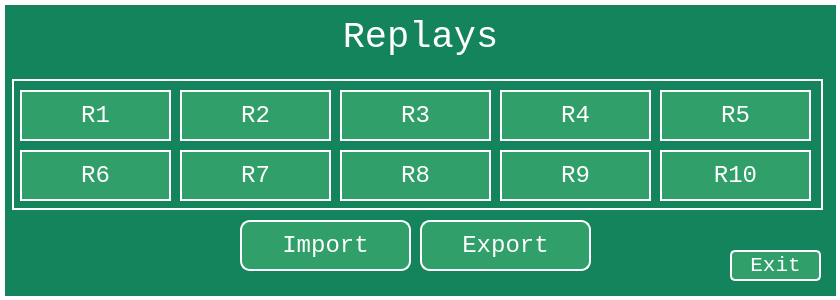
<?xml version="1.0" encoding="UTF-8"?>
<ui version="4.0">
 <class>replay</class>
 <widget class="QWidget" name="replay">
  <property name="geometry">
   <rect>
    <x>0</x>
    <y>0</y>
    <width>840</width>
    <height>300</height>
   </rect>
  </property>
  <property name="windowTitle">
   <string>Form</string>
  </property>
  <property name="styleSheet">
   <string notr="true">background-color: #14845C;</string>
  </property>
  <widget class="QPushButton" name="importBtn">
   <property name="geometry">
    <rect>
     <x>240</x>
     <y>220</y>
     <width>171</width>
     <height>51</height>
    </rect>
   </property>
   <property name="font">
    <font>
     <family>Consolas</family>
     <pointsize>18</pointsize>
    </font>
   </property>
   <property name="styleSheet">
    <string notr="true">QPushButton#importBtn {
	border-radius: 10px;
    background-color: #309F6A;
    color: white;
    border: 2px solid #ffffff;
}

QPushButton#importBtn:hover {
    background-color: #3cb079;
}</string>
   </property>
   <property name="text">
    <string>Import</string>
   </property>
  </widget>
  <widget class="QPushButton" name="exportBtn">
   <property name="geometry">
    <rect>
     <x>420</x>
     <y>220</y>
     <width>171</width>
     <height>51</height>
    </rect>
   </property>
   <property name="font">
    <font>
     <family>Consolas</family>
     <pointsize>18</pointsize>
    </font>
   </property>
   <property name="styleSheet">
    <string notr="true">QPushButton#exportBtn {
	border-radius: 10px;
    background-color: #309F6A;
    color: white;
    border: 2px solid #ffffff;
}

QPushButton#exportBtn:hover {
    background-color: #3cb079;
}</string>
   </property>
   <property name="text">
    <string>Export</string>
   </property>
  </widget>
  <widget class="QLabel" name="label">
   <property name="geometry">
    <rect>
     <x>12</x>
     <y>79</y>
     <width>811</width>
     <height>131</height>
    </rect>
   </property>
   <property name="styleSheet">
    <string notr="true">color: white;
border: 2px solid #ffffff;</string>
   </property>
   <property name="frameShape">
    <enum>QFrame::Shape::Box</enum>
   </property>
   <property name="text">
    <string/>
   </property>
  </widget>
  <widget class="QLabel" name="label_2">
   <property name="geometry">
    <rect>
     <x>0</x>
     <y>0</y>
     <width>841</width>
     <height>301</height>
    </rect>
   </property>
   <property name="font">
    <font>
     <family>Consolas</family>
     <pointsize>28</pointsize>
    </font>
   </property>
   <property name="styleSheet">
    <string notr="true">color: white;
border: 5px solid #ffffff;</string>
   </property>
   <property name="text">
    <string>Replays</string>
   </property>
   <property name="alignment">
    <set>Qt::AlignmentFlag::AlignHCenter|Qt::AlignmentFlag::AlignTop</set>
   </property>
  </widget>
  <widget class="QPushButton" name="replay1Btn">
   <property name="geometry">
    <rect>
     <x>20</x>
     <y>90</y>
     <width>151</width>
     <height>51</height>
    </rect>
   </property>
   <property name="font">
    <font>
     <family>Consolas</family>
     <pointsize>18</pointsize>
    </font>
   </property>
   <property name="styleSheet">
    <string notr="true">QPushButton#replay1Btn {
    background-color: #309F6A;
    color: white;
    border: 2px solid #ffffff;
}

QPushButton#replay1Btn:hover {
    background-color: #3cb079;
}</string>
   </property>
   <property name="text">
    <string>R1</string>
   </property>
  </widget>
  <widget class="QPushButton" name="replay2Btn">
   <property name="geometry">
    <rect>
     <x>180</x>
     <y>90</y>
     <width>151</width>
     <height>51</height>
    </rect>
   </property>
   <property name="font">
    <font>
     <family>Consolas</family>
     <pointsize>18</pointsize>
    </font>
   </property>
   <property name="styleSheet">
    <string notr="true">QPushButton#replay2Btn {
    background-color: #309F6A;
    color: white;
    border: 2px solid #ffffff;
}

QPushButton#replay2Btn:hover {
    background-color: #3cb079;
}</string>
   </property>
   <property name="text">
    <string>R2</string>
   </property>
  </widget>
  <widget class="QPushButton" name="replay3Btn">
   <property name="geometry">
    <rect>
     <x>340</x>
     <y>90</y>
     <width>151</width>
     <height>51</height>
    </rect>
   </property>
   <property name="font">
    <font>
     <family>Consolas</family>
     <pointsize>18</pointsize>
    </font>
   </property>
   <property name="styleSheet">
    <string notr="true">QPushButton#replay3Btn {
    background-color: #309F6A;
    color: white;
    border: 2px solid #ffffff;
}

QPushButton#replay3Btn:hover {
    background-color: #3cb079;
}</string>
   </property>
   <property name="text">
    <string>R3</string>
   </property>
  </widget>
  <widget class="QPushButton" name="replay4Btn">
   <property name="geometry">
    <rect>
     <x>500</x>
     <y>90</y>
     <width>151</width>
     <height>51</height>
    </rect>
   </property>
   <property name="font">
    <font>
     <family>Consolas</family>
     <pointsize>18</pointsize>
    </font>
   </property>
   <property name="styleSheet">
    <string notr="true">QPushButton#replay4Btn {
    background-color: #309F6A;
    color: white;
    border: 2px solid #ffffff;
}

QPushButton#replay4Btn:hover {
    background-color: #3cb079;
}</string>
   </property>
   <property name="text">
    <string>R4</string>
   </property>
  </widget>
  <widget class="QPushButton" name="replay5Btn">
   <property name="geometry">
    <rect>
     <x>660</x>
     <y>90</y>
     <width>151</width>
     <height>51</height>
    </rect>
   </property>
   <property name="font">
    <font>
     <family>Consolas</family>
     <pointsize>18</pointsize>
    </font>
   </property>
   <property name="styleSheet">
    <string notr="true">QPushButton#replay5Btn {
    background-color: #309F6A;
    color: white;
    border: 2px solid #ffffff;
}

QPushButton#replay5Btn:hover {
    background-color: #3cb079;
}</string>
   </property>
   <property name="text">
    <string>R5</string>
   </property>
  </widget>
  <widget class="QPushButton" name="replay8Btn">
   <property name="geometry">
    <rect>
     <x>340</x>
     <y>150</y>
     <width>151</width>
     <height>51</height>
    </rect>
   </property>
   <property name="font">
    <font>
     <family>Consolas</family>
     <pointsize>18</pointsize>
    </font>
   </property>
   <property name="styleSheet">
    <string notr="true">QPushButton#replay8Btn {
    background-color: #309F6A;
    color: white;
    border: 2px solid #ffffff;
}

QPushButton#replay8Btn:hover {
    background-color: #3cb079;
}</string>
   </property>
   <property name="text">
    <string>R8</string>
   </property>
  </widget>
  <widget class="QPushButton" name="replay9Btn">
   <property name="geometry">
    <rect>
     <x>500</x>
     <y>150</y>
     <width>151</width>
     <height>51</height>
    </rect>
   </property>
   <property name="font">
    <font>
     <family>Consolas</family>
     <pointsize>18</pointsize>
    </font>
   </property>
   <property name="styleSheet">
    <string notr="true">QPushButton#replay9Btn {
    background-color: #309F6A;
    color: white;
    border: 2px solid #ffffff;
}

QPushButton#replay9Btn:hover {
    background-color: #3cb079;
}</string>
   </property>
   <property name="text">
    <string>R9</string>
   </property>
  </widget>
  <widget class="QPushButton" name="replay10Btn">
   <property name="geometry">
    <rect>
     <x>660</x>
     <y>150</y>
     <width>151</width>
     <height>51</height>
    </rect>
   </property>
   <property name="font">
    <font>
     <family>Consolas</family>
     <pointsize>18</pointsize>
    </font>
   </property>
   <property name="styleSheet">
    <string notr="true">QPushButton#replay10Btn {
    background-color: #309F6A;
    color: white;
    border: 2px solid #ffffff;
}

QPushButton#replay10Btn:hover {
    background-color: #3cb079;
}</string>
   </property>
   <property name="text">
    <string>R10</string>
   </property>
  </widget>
  <widget class="QPushButton" name="replay7Btn">
   <property name="geometry">
    <rect>
     <x>180</x>
     <y>150</y>
     <width>151</width>
     <height>51</height>
    </rect>
   </property>
   <property name="font">
    <font>
     <family>Consolas</family>
     <pointsize>18</pointsize>
    </font>
   </property>
   <property name="styleSheet">
    <string notr="true">QPushButton#replay7Btn {
    background-color: #309F6A;
    color: white;
    border: 2px solid #ffffff;
}

QPushButton#replay7Btn:hover {
    background-color: #3cb079;
}</string>
   </property>
   <property name="text">
    <string>R7</string>
   </property>
  </widget>
  <widget class="QPushButton" name="replay6Btn">
   <property name="geometry">
    <rect>
     <x>20</x>
     <y>150</y>
     <width>151</width>
     <height>51</height>
    </rect>
   </property>
   <property name="font">
    <font>
     <family>Consolas</family>
     <pointsize>18</pointsize>
    </font>
   </property>
   <property name="styleSheet">
    <string notr="true">QPushButton#replay6Btn {
    background-color: #309F6A;
    color: white;
    border: 2px solid #ffffff;
}

QPushButton#replay6Btn:hover {
    background-color: #3cb079;
}</string>
   </property>
   <property name="text">
    <string>R6</string>
   </property>
  </widget>
  <widget class="QPushButton" name="exitBtn">
   <property name="geometry">
    <rect>
     <x>730</x>
     <y>250</y>
     <width>91</width>
     <height>31</height>
    </rect>
   </property>
   <property name="font">
    <font>
     <family>Consolas</family>
     <pointsize>16</pointsize>
     <bold>false</bold>
    </font>
   </property>
   <property name="styleSheet">
    <string notr="true">QPushButton#exitBtn {
    border-radius: 5px;
    background-color: #309F6A;
    color: white;
    border: 2px solid #ffffff;
}

QPushButton#exitBtn:hover {
    background-color: #3cb079;
}</string>
   </property>
   <property name="text">
    <string>Exit</string>
   </property>
   <property name="iconSize">
    <size>
     <width>20</width>
     <height>20</height>
    </size>
   </property>
  </widget>
  <widget class="QLabel" name="label_3">
   <property name="geometry">
    <rect>
     <x>10</x>
     <y>10</y>
     <width>31</width>
     <height>31</height>
    </rect>
   </property>
   <property name="text">
    <string/>
   </property>
   <property name="pixmap">
    <pixmap resource="voltorb_img.qrc">:/:/images/images/Voltorb.png</pixmap>
   </property>
   <property name="scaledContents">
    <bool>true</bool>
   </property>
  </widget>
  <widget class="QLabel" name="label_4">
   <property name="geometry">
    <rect>
     <x>800</x>
     <y>10</y>
     <width>31</width>
     <height>31</height>
    </rect>
   </property>
   <property name="text">
    <string/>
   </property>
   <property name="pixmap">
    <pixmap resource="voltorb_img.qrc">:/:/images/images/Voltorb.png</pixmap>
   </property>
   <property name="scaledContents">
    <bool>true</bool>
   </property>
  </widget>
  <zorder>label_2</zorder>
  <zorder>importBtn</zorder>
  <zorder>exportBtn</zorder>
  <zorder>label</zorder>
  <zorder>replay1Btn</zorder>
  <zorder>replay2Btn</zorder>
  <zorder>replay3Btn</zorder>
  <zorder>replay4Btn</zorder>
  <zorder>replay5Btn</zorder>
  <zorder>replay8Btn</zorder>
  <zorder>replay9Btn</zorder>
  <zorder>replay10Btn</zorder>
  <zorder>replay7Btn</zorder>
  <zorder>replay6Btn</zorder>
  <zorder>exitBtn</zorder>
  <zorder>label_3</zorder>
  <zorder>label_4</zorder>
 </widget>
 <resources>
  <include location="voltorb_img.qrc"/>
 </resources>
 <connections/>
</ui>
